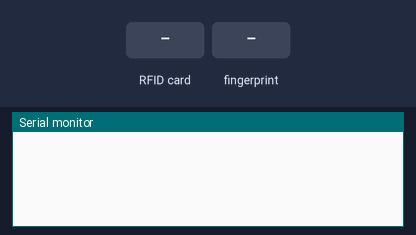
The sketch below on a simulated Arduino Uno, built with avr-gcc and run on an emulated ATmega328P. On the bench: the last lines printed to the serial monitor. The test bench sets the inputs (shaded band).

Above: at 2.2 s.
2.3 s: RFID card 5E 7A 19 C4 held to the reader
At 3.1 s:
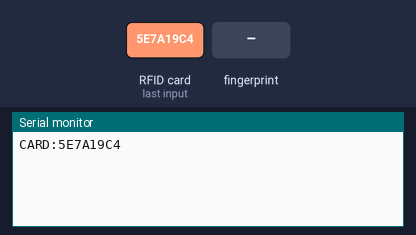
3.9 s: finger stored as number 1 placed on the sensor
At 5.8 s:
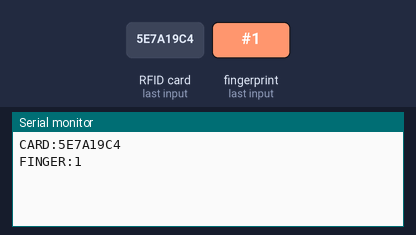

Measured:
- after the input at 2.3 s, the serial monitor: prints a new line after 0.11 s (image 1)
- after the input at 3.9 s, the serial monitor: prints a new line after 0.41 s (image 2)

The sketch:

hardware.ino
```cpp
/**
 * FINAL ATM FIRMWARE - DUAL SENSOR
 * Target: Arduino Uno
 * * Function:
 * 1. Listens for RFID Card -> Sends "CARD:XXXXXXXX"
 * 2. Listens for Fingerprint -> Sends "FINGER:ID"
 */

#include <SPI.h>
#include <MFRC522.h>
#include <SoftwareSerial.h>
#include <Adafruit_Fingerprint.h>

// --- PIN CONFIGURATION ---
// RFID (SPI Protocol)
#define SS_PIN 10
#define RST_PIN 9

// Fingerprint (Software Serial)
// Pin 2 is acting as RX (Receive from Sensor Green wire)
// Pin 3 is acting as TX (Send to Sensor White wire)
SoftwareSerial mySerial(2, 3);

// --- OBJECTS ---
MFRC522 mfrc522(SS_PIN, RST_PIN);
Adafruit_Fingerprint finger = Adafruit_Fingerprint(&mySerial);

void setup() {
  // 1. Start Serial for Python Communication
  Serial.begin(9600);
  while (!Serial); // Wait for USB connection

  // 2. Start RFID (SPI)
  SPI.begin();
  mfrc522.PCD_Init();

  // 3. Start Fingerprint Sensor
  // Note: Most sensors default to 57600 baud
  finger.begin(57600);

  // 4. Quick Hardware Check (Optional Debugging)
  if (finger.verifyPassword()) {
    // Fingerprint Sensor Detected
  } else {
    Serial.println("HARDWARE_ERROR: Fingerprint sensor not found. Check wiring!");
  }
}

void loop() {
  // Run checks sequentially
  checkRFID();
  checkFingerprint();

  // Short delay to prevent CPU overheating and serial flooding
  delay(50);
}

// ==========================================
// 1. RFID LOGIC
// ==========================================
void checkRFID() {
  // Check if a new card is present
  if (!mfrc522.PICC_IsNewCardPresent()) {
    return;
  }

  // Verify if we can read the card serial
  if (!mfrc522.PICC_ReadCardSerial()) {
    return;
  }

  // Convert UID bytes to Hex String
  String tagID = "";
  for (byte i = 0; i < mfrc522.uid.size; i++) {
    // [CRITICAL] Add leading zero for single digit hex (e.g., 0xA -> "0A")
    if (mfrc522.uid.uidByte[i] < 0x10) {
      tagID += "0";
    }
    tagID += String(mfrc522.uid.uidByte[i], HEX);
  }
  tagID.toUpperCase(); // Ensure "ABC" not "abc"

  // [OUTPUT] Send to Python
  Serial.print("CARD:");
  Serial.println(tagID);

  // [IMPORTANT] Halt the card to stop reading it 100 times/sec
  mfrc522.PICC_HaltA();
  mfrc522.PCD_StopCrypto1();

  // Add a small delay so the user has time to remove the card
  delay(1000);
}

// ==========================================
// 2. FINGERPRINT LOGIC
// ==========================================
void checkFingerprint() {
  // 1. Ask sensor to take an image
  uint8_t p = finger.getImage();

  // If no finger is there, exit immediately (Non-blocking)
  if (p == FINGERPRINT_NOFINGER) return;
  if (p != FINGERPRINT_OK) return; // Any other error

  // 2. Convert image to feature template
  p = finger.image2Tz();
  if (p != FINGERPRINT_OK) return;

  // 3. Search the database for a match
  p = finger.fingerFastSearch();

  if (p == FINGERPRINT_OK) {
    // [OUTPUT] Match Found! Send ID to Python
    Serial.print("FINGER:");
    Serial.println(finger.fingerID);

    // Delay to prevent multiple reads of the same press
    delay(1000);
  }
  // Note: We do NOT print "Access Denied" here because the Python script
  // only cares about valid scans. Printing errors might confuse the parser.
}
```
